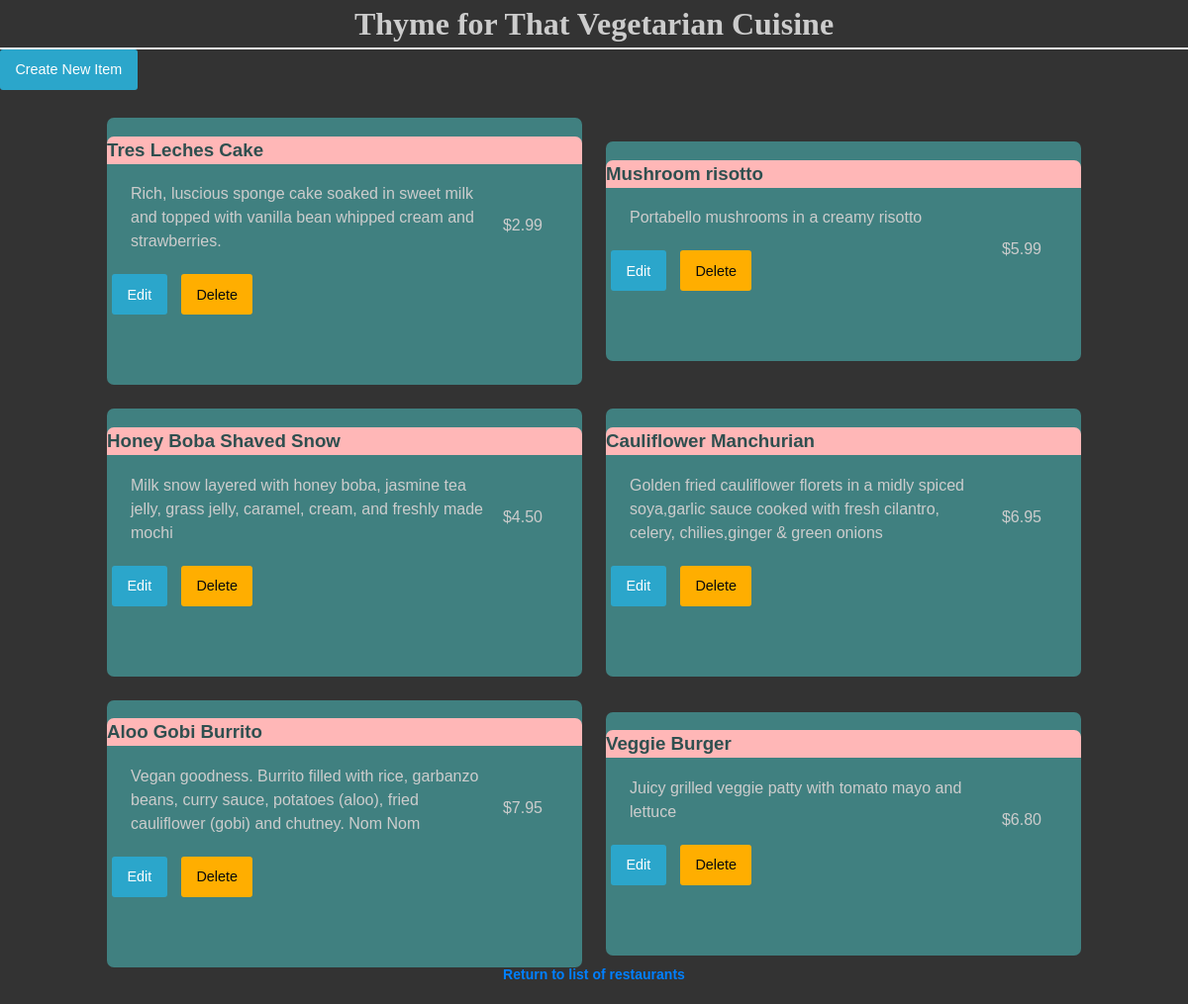
The page /restaurants/4/menu on the database as committed earlier.
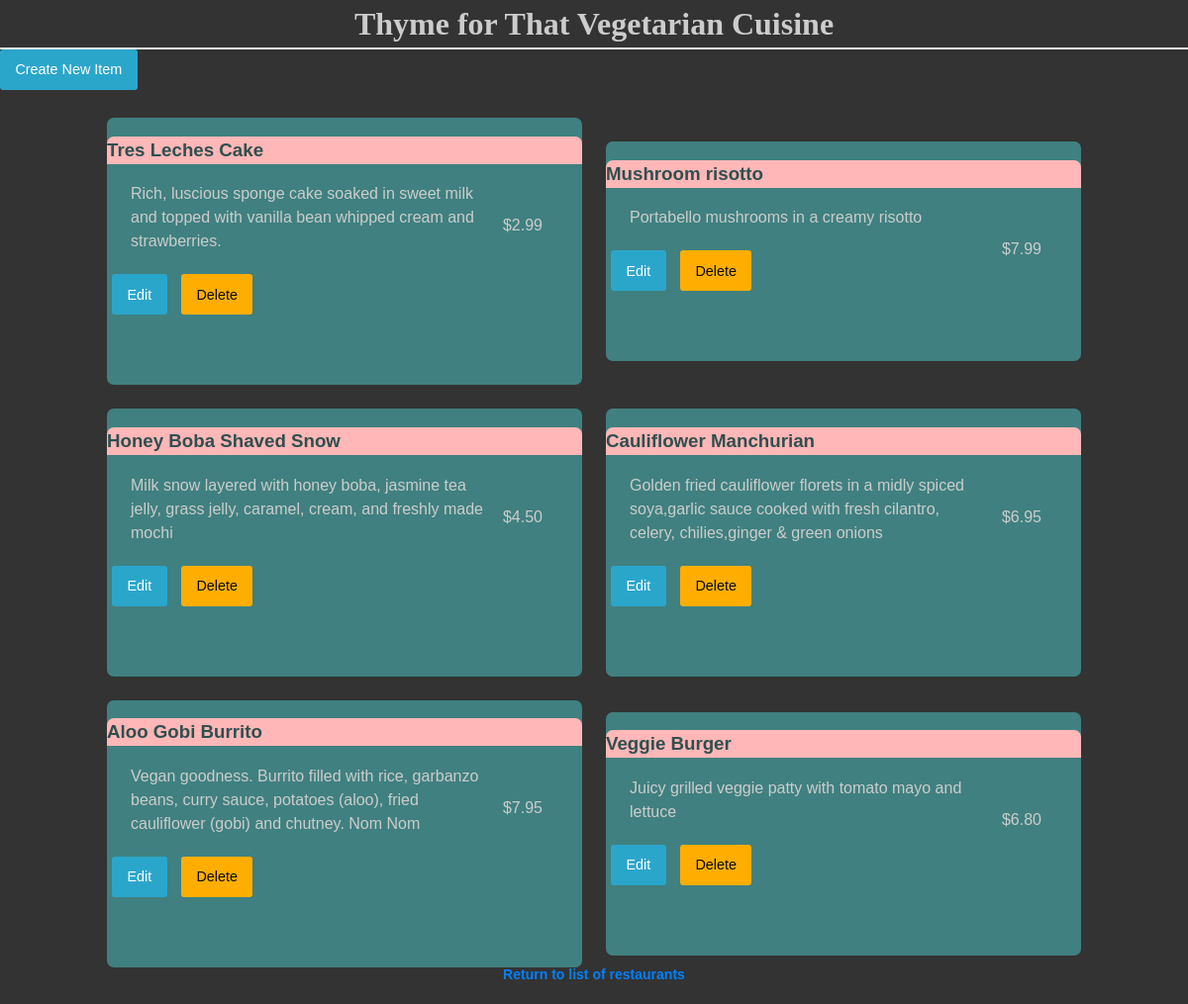
The same page on the database as committed later.
### database_setup.py (models this page shows, shortened)
class MenuItem(Base):
    __tablename__ = 'menu_item'
    name = Column(String(80), nullable=False)
    id = Column(Integer, primary_key=True)
    description = Column(String(250))
    price = Column(String(8))
    course = Column(String(250))
    restaurant_id = Column(Integer, ForeignKey('restaurant.id'))
    restaurant = relationship(Restaurant)

### restaurantsProject.py (the view)
@app.route('/restaurants/<int:restaurant_id>/menu')
def restaurantMenu(restaurant_id):
    restaurant = session.query(Restaurant).filter_by(id=restaurant_id).one()
    items = session.query(MenuItem).filter_by(restaurant_id=restaurant_id)
    return render_template(
        'menu.html', restaurant=restaurant, items=items, restaurant_id=restaurant_id)

### templates/menu.html (shortened to what this page needs)
<html>
<head>
    <link rel=stylesheet type=text/css href="{{ url_for('static', filename='styles.css') }}">
</head>
<body>
    <div>
        <div class='header'>
            <h1>{{ restaurant.name }}</h1>
        </div>
        <a href="{{url_for('newMenuItem', restaurant_id = restaurant.id) }}" class="button">Create New Item</a>
        <div class='cards'>
            {% for i in items %}
            <section class="card">
                <header>
                    <h3>{{i.name}}</h3>
                </header>
                <ul>
                    <li>
                        <span class='price'>
                            <p>{{i.price}} </p>
                        </span>
                    </li>
                    <li>
                        <p>{{i.description}}</p>
                    </li>
                </ul>
                <button>
                    <a href="{{url_for('editMenuItem',restaurant_id = restaurant.id, menu_id=i.id)}}" class="button">Edit</a>
                </button>
                <button>
                    <a href="{{url_for('deleteMenuItem', restaurant_id = restaurant.id, menu_id=i.id)}}" class="button warning">Delete</a>
                </button>
            </section>
            {% endfor %}
        </div>
    </div>
    <div class="footer">
        <h3>
            <a href="{{url_for('restaurantsIndex')}}"> Return to list of restaurants </a>
        </h3>
    </div>
</body>
</html>

Rows that differ between the two databases and show on the page:
changed MenuItem "Mushroom risotto": price "$5.99" → "$7.99"
